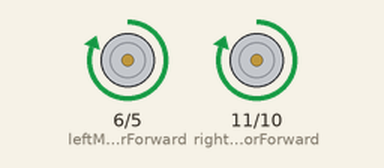
A sketch run on a simulated Arduino Uno, built with avr-gcc and run on an emulated ATmega328P. Shown: motor-driver pin pairs drawn as motors (green arrow = first pin HIGH = forward, orange = second pin HIGH = backward, longer = more drive).

Above: at 0.5 s.
At 2.5 s:
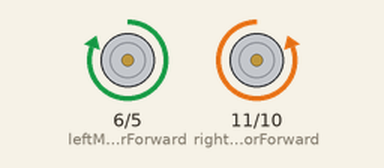
Timing chart, 0 to 5.2 s (numbered marks = the images above):
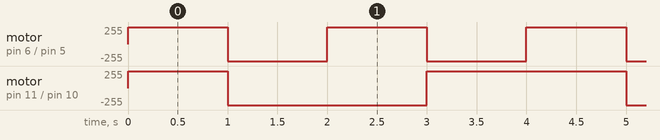

The sketch:

robot_code2.ino
```cpp
// Motor A connections
int leftMotorForward = 6; // D6
int leftMotorBackward = 5; // D5
int rightMotorForward = 11; //D11
int rightMotorBackward = 10; //D10

// left motor pins where 6forward, 5 backwards
// right motor pins are 11forward 10, backwards

void motor_setup() {
  // Set all the motor control pins to outputs
	pinMode(leftMotorForward, OUTPUT);
	pinMode(leftMotorBackward, OUTPUT);

  pinMode(rightMotorForward, OUTPUT);
	pinMode(rightMotorBackward, OUTPUT);

	// Turn off motors - Initial state

	digitalWrite(leftMotorForward, LOW);
	digitalWrite(leftMotorBackward, LOW);

  digitalWrite(rightMotorForward, LOW);
	digitalWrite(rightMotorBackward, LOW);
}

void move(int dir,int t) {
  if (dir == 0) {
    	// Move forewards
  	digitalWrite(leftMotorForward, HIGH);
	  digitalWrite(leftMotorBackward, LOW);

    digitalWrite(rightMotorForward, HIGH);
	  digitalWrite(rightMotorBackward, LOW);
  }

  else if (dir == 1) {
    	// Move backwards
	  digitalWrite(leftMotorForward, LOW);
	  digitalWrite(leftMotorBackward, HIGH);

    digitalWrite(rightMotorForward, LOW);
	  digitalWrite(rightMotorBackward, HIGH);
  }
  else if (dir == 2) {
    	// Turn Right
	  digitalWrite(leftMotorForward, HIGH);
	  digitalWrite(leftMotorBackward, LOW);

    digitalWrite(rightMotorForward, LOW);
	  digitalWrite(rightMotorBackward, HIGH);
  }
  else if (dir == 3) {
    	// Turn Left
	  digitalWrite(leftMotorForward, LOW);
	  digitalWrite(leftMotorBackward, HIGH);

    digitalWrite(rightMotorForward, HIGH);
	  digitalWrite(rightMotorBackward, LOW);
  }

  delay(t);
}

void setup() {
  // Setup
  motor_setup();
}

void loop() {
  // Loop forever
  // Foreward = 1, Backwards = 2, Left = 3, Right = 4
move(0,1000);
move(1,1000);
move(2,1000);
move(3,1000);
}
```

Measured:
- by itself, motor on pin 6 (leftMotorForward) / pin 5 (leftMotorBackward): alternates forward 255/255 for 1.0 s and backward 255/255 for 1.0 s
- by itself, motor on pin 11 (rightMotorForward) / pin 10 (rightMotorBackward): repeats every 4.0 s: backward 255/255 2.0 s, forward 255/255 2.0 s
